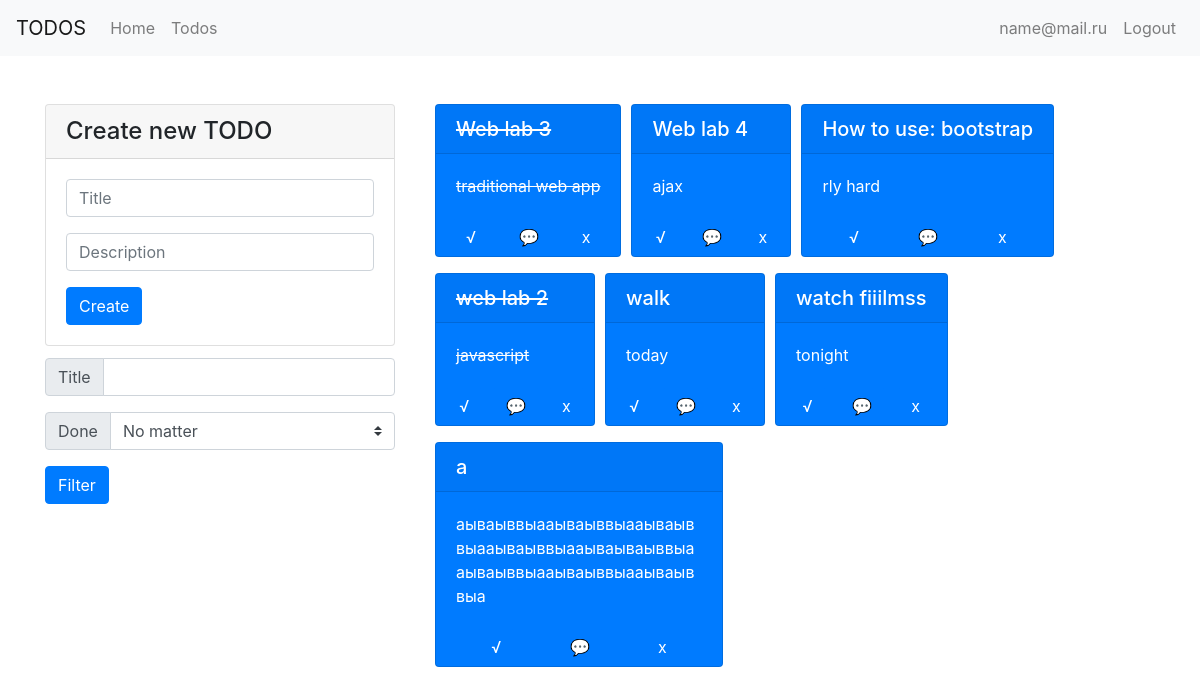
Page /todos (signed in) on the committed database.
### tables this page shows
CREATE TABLE users
(
    id       integer not null
        constraint users_pk
            primary key autoincrement,
    email    text    not null,
    password text    not null
);

CREATE TABLE todos
(
    id      integer
        constraint todos_pk
            primary key autoincrement,
    title   text    not null,
    description   text    not null,
    user_id integer not null
        references users
            on update cascade on delete cascade,
    done    integer default 0
);

### app/__init__.py (the view)
@app.route('/todos')
def todos():
    if "user_id" not in session:
        return redirect('/login')
    user = Storage.get_user_by_id(session["user_id"])
    todos = Storage.get_todos_by_user_id(user.id)
    return render_template('pages/todos.html', user=user, todos=todos)

### app/storage/__init__.py (called while the page is built)
    @staticmethod
    def get_user_by_id(id):
        user_data = db.execute('SELECT * FROM users WHERE id = ?', (id,)).fetchone()
        if user_data:
            return User(*user_data)
        else:
            return None

    @staticmethod
    def get_todos_by_user_id(user_id):
        rows = db.execute('SELECT * FROM todos WHERE user_id = ?', (user_id,)).fetchall()
        return [Todo(*row) for row in rows]

### app/templates/pages/todos.html (shortened to what this page needs)
{% extends "layouts/base.html" %}
{% block main %}
<div class="container">
    <div class="row">
      <div class="col-4" style="min-width: 30%;" >
        <section class="card card-default w-50 mx-auto" style="min-width: 100%;">
            <h4 class="card-header">Create new TODO</h4>
            <form action="/todos" method="POST" class="card-body" id="form-add-todo">
                <div class="form-group">
                    <input type="text" class="form-control" placeholder="Title" aria-label="Username" aria-describedby="basic-addon1" name="title" id="title-input">
                </div>
                <div class="form-group">
                    <input type="text" class="form-control" placeholder="Description" aria-label="Username" aria-describedby="basic-addon1" name="description" id="description-input">
                </div>
                <button type="submit" class="btn btn-primary">Create</button>
            </form>
        </section>
        <div style="margin-top: 12px;">
            <div class="input-group mb-3">
                <div class="input-group-prepend">
                    <label class="input-group-text" for="filterTitle">Title</label>
                </div>
                <input type="text" class="form-control" id="filterTitle">
            </div>
            <div class="input-group mb-3">
                <div class="input-group-prepend">
                    <label class="input-group-text" for="filterDone">Done</label>
                </div>
                <select class="custom-select" id="filterDone">
                    <option value="No matter" selected="selected">No matter</option>
                </select>
            </div>
            <button class="btn btn-primary" onclick="toFilter()">Filter</button>
        </div>
    </div>
      <div class="col-6"  style="min-width: 65%;">
        <div class="d-flex flex-wrap" id="todos">
            {% for todo in todos %}
            <div id="todo{{todo.id}}" class="card text-white bg-primary mb-3" style="max-width: 18rem; margin-left: 10px; min-width: 160px;">
                {% if todo.done == 0 %}
                <h5 class="card-header">{{ todo.title }}</h5>
                <div class="card-body">
                    <p class="card-text">{{ todo.description }}</p>
                </div>
                {% else %}
                <h5 class="card-header my-text-decoration">{{ todo.title }}</h5>
                <div class="card-body my-text-decoration">
                    <p class="card-text">{{ todo.description }}</p>
                </div>
                 {% endif %}
                <div class="my-container">
                    <button type="submit" class="btn btn-primary my-button" onclick="completeTodo({{ todo.id }})">√</button>
                    <form action="/todos/{{todo.id}}">
                        <button type="submit" class="btn btn-primary my-button">💬</button>
                    </form>
                    <button type="submit" class="btn btn-primary my-button" onclick="deleteTodo({{ todo.id }})">х</button>
                </div>
            </div>
            {% endfor %}
        </div>
      </div>
    </div>
  </div>
{% endblock %}

### app/templates/layouts/base.html (shortened to what this page needs)
<!DOCTYPE html>
<head>
    <link rel="stylesheet" href="https://cdn.jsdelivr.net/npm/bootstrap@4.5.3/dist/css/bootstrap.min.css">
    <link rel="stylesheet" href="/static/css/style.css">
</head>
<body>
    <nav class="navbar navbar-expand-lg navbar-light bg-light">
        <a class="navbar-brand" href="#">TODOS</a>
        <ul class="navbar-nav mr-auto">
            <li class="nav-item">
                <a class="nav-link" href="/">Home</a>
            </li>
            {% if user %}
            <li class="nav-item">
                <a class="nav-link" href="/todos">Todos</a>
            </li>
            {% endif %}
        </ul>
        <ul class="navbar-nav ml-auto">
            {% if user %}
                <li class="nav-item">
                    <a class="nav-link" href="#"> {{ user.email }}</a>
                </li>
                <li class="nav-item">
                    <a class="nav-link" href="/logout">Logout</a>
                </li>
            {% endif %}
        </ul>
    </nav>
    <main class="containter mt-5">
        {% block main %}{% endblock %}
    </main>
</body>

### app/static/css/style.css (style rules this page uses)
.my-container { display: flex; flex-direction: row; }
.my-button { margin: auto; }
.my-text-decoration { text-decoration: line-through; }

### rows in the picture
users: email "name@mail.ru"
todos: title "Web lab 3", description "traditional web app"
todos: title "Web lab 4", description "ajax"
todos: title "How to use: bootstrap", description "rly hard"
todos: title "web lab 2", description "javascript"
todos: title "walk", description "today"
todos: title "watch fiiilmss", description "tonight"
todos: title "а", description "аываыввыааываыввыааываыввыааываыввыааываываыввыааываыввыааываыввыааываыввыа"
